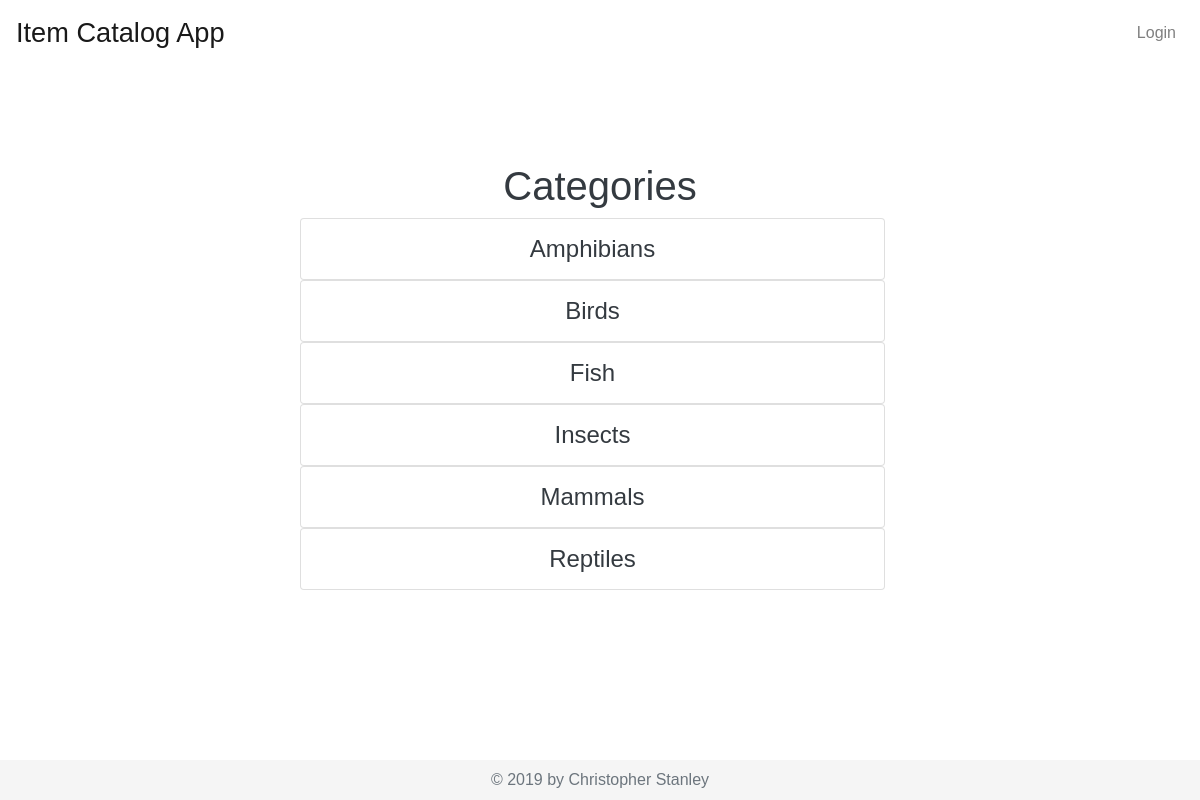
The page /categories/ on the database as committed earlier.
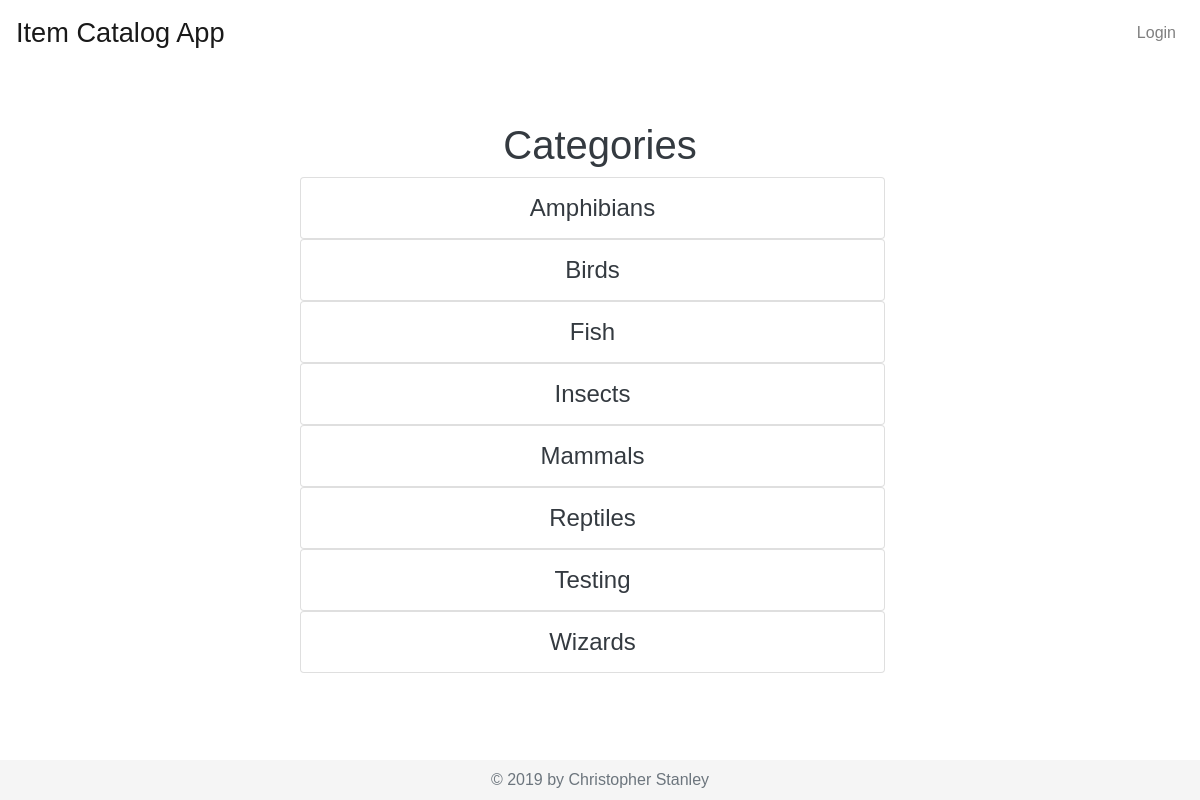
The same page on the database as committed later.
### database_setup.py (models this page shows, shortened)
class Category(Base):
    __tablename__ = 'category'
    name = Column(String(80), nullable = False)
    id = Column(Integer, primary_key = True)
    user_id = Column(Integer, ForeignKey('user.id'))
    user = relationship(User)

### project.py (the view)
@app.route('/')
@app.route('/categories/')
def showCategories():
    categories = session.query(Category).order_by(Category.name)
    if 'username' not in login_session:
        return render_template('publiccategories.html', categories = categories)
    else:
        user = getUserInfo(login_session['user_id'])
        return render_template('categories.html', categories = categories, user = user)

### templates/publiccategories.html (shortened to what this page needs)
{% extends "base.html" %}
{% block content %}
<div class="row">
    <div class="col-12">
        <h1 class="text-center">Categories</h1>
    </div>
</div>
<div class="row justify-content-center">
    {% for i in categories %}
    <div class="col-12 list-group text-center">
        <a class="list-group-item list-group-item-action" href={{ url_for('showItems', category_id = i.id) }}>{{ i.name }}</a>
    </div>
    {% endfor %}
</div>
{% endblock %}

### templates/base.html (shortened to what this page needs)
<!DOCTYPE html>
<html lang="en">
<head>
    <link rel="stylesheet" href="https://stackpath.bootstrapcdn.com/bootstrap/4.3.1/css/bootstrap.min.css">
    <link rel="stylesheet" type="text/css" href="{{ url_for('static', filename='styles.css') }}">
    <link rel="stylesheet" href="https://use.fontawesome.com/releases/v5.8.1/css/all.css">
</head>
<body id="body">
    <div class="d-flex flex-column h-100">
        <header>
            <nav class="navbar navbar-expand-lg navbar-light">
                <a class="navbar-brand" href="{{ url_for('showCategories')}}"><span>Item Catalog App</span></a>
                <div class="collapse navbar-collapse justify-content-end" id="navbarNavDropdown">
                    <ul class="navbar-nav">
                        {% if 'username' not in session %}
                        <li class="nav-item">
                            <a class="nav-link" href="{{ url_for('showLogin') }}">Login</a>
                        </li>
                        {% endif %}
                    </ul>
                </div>
            </nav>
        </header>
        <main class="my-auto">
            <div id="content" class="container my-auto w-50">{% block content %}{% endblock %}</div>
        </main>
        <footer id="footer" class="footer mt-auto py-2">
            <div class="container text-center">
                <span class="text-muted">&copy; 2019 by Christopher Stanley</span>
            </div>
        </footer>
    </div>
</body>
</html>

### static/styles.css (style rules this page uses)
html #body { font-family: 'Concert One', sans-serif; color: #343a40; height: 100vh; }
nav { margin-bottom: 10px; }
nav .navbar-brand { font-size: 1.7em; }
.footer { background-color: #f5f5f5; }
.list-group a { text-decoration: none; color: #343a40; font-size: 1.5em; }

Rows that differ between the two databases and show on the page:
added Category: name "Testing"
added Category: name "Wizards"
